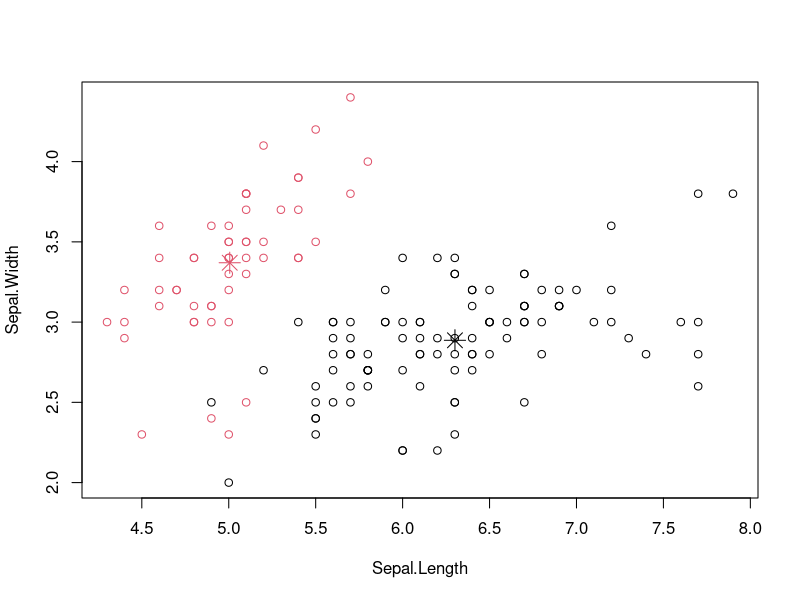

The R script that drew this image:
data("iris")

newiris<-iris
newiris$Species <- NULL

kc <- kmeans(newiris, 2)

table(iris$Species, kc$cluster)

plot(newiris[, c("Sepal.Length", "Sepal.Width")], col = kc$cluster)
points(kc$centers[,c("Sepal.Length", "Sepal.Width")], col = 1:3, pch = 8, cex=2)
